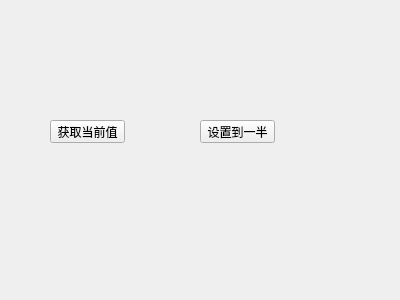
<?xml version="1.0" encoding="UTF-8"?>
<ui version="4.0">
 <class>MainWindow</class>
 <widget class="QMainWindow" name="MainWindow">
  <property name="geometry">
   <rect>
    <x>0</x>
    <y>0</y>
    <width>400</width>
    <height>300</height>
   </rect>
  </property>
  <property name="windowTitle">
   <string>MainWindow</string>
  </property>
  <widget class="QWidget" name="centralwidget">
   <widget class="ConNumber" name="widget" native="true">
    <property name="geometry">
     <rect>
      <x>20</x>
      <y>20</y>
      <width>231</width>
      <height>41</height>
     </rect>
    </property>
   </widget>
   <widget class="QPushButton" name="btnGet">
    <property name="geometry">
     <rect>
      <x>50</x>
      <y>120</y>
      <width>75</width>
      <height>23</height>
     </rect>
    </property>
    <property name="text">
     <string>获取当前值</string>
    </property>
   </widget>
   <widget class="QPushButton" name="btnSet">
    <property name="geometry">
     <rect>
      <x>200</x>
      <y>120</y>
      <width>75</width>
      <height>23</height>
     </rect>
    </property>
    <property name="text">
     <string>设置到一半</string>
    </property>
   </widget>
  </widget>
 </widget>
 <customwidgets>
  <customwidget>
   <class>ConNumber</class>
   <extends>QWidget</extends>
   <header location="global">connumber.h</header>
   <container>1</container>
  </customwidget>
 </customwidgets>
 <resources/>
 <connections/>
</ui>
